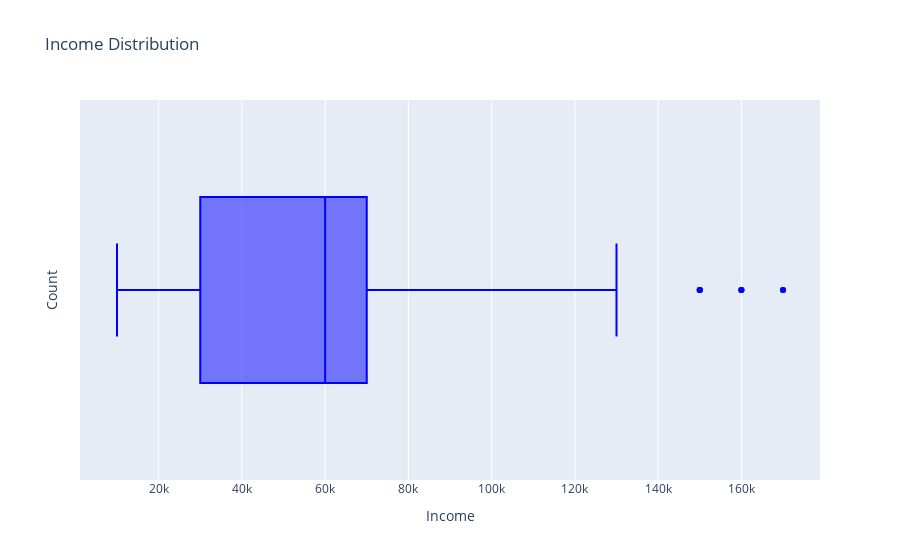

Notebook code cell kept with this figure:
### Markdown cell above
income_by_cars = data.groupby("Cars")[' Income '].mean()
fig = px.bar(x = income_by_cars.index , y = income_br_cars.values , labels = { 'x' : 'cars number ' , 'y' : 'mean income' } )

### Code cell
fig2 = px.box(data, x=" Income ", title="Income Distribution", color_discrete_sequence=["blue"])
fig2.update_layout(xaxis_title="Income", yaxis_title="Count")
fig2.show()

### Figure 1 — Plotly figure (JSON) as saved in the notebook; plotly's stock layout.template omitted (floating-point values rounded to 4 significant figures; data arrays with more than 128 entries replaced by an {"elided": "..."} marker saying what was removed)
{"data": [{"alignmentgroup": "True", "hovertemplate": " Income =%{x}<extra></extra>", "legendgroup": "", "marker": {"color": "blue"}, "name": "", "notched": false, "offsetgroup": "", "orientation": "h", "showlegend": false, "type": "box", "x": {"elided": "1005 float values"}, "x0": " ", "xaxis": "x", "y0": " ", "yaxis": "y"}], "layout": {"boxmode": "group", "legend": {"tracegroupgap": 0}, "title": {"text": "Income Distribution"}, "xaxis": {"anchor": "y", "domain": [0, 1], "title": {"text": "Income"}}, "yaxis": {"anchor": "x", "domain": [0, 1], "title": {"text": "Count"}}}}
